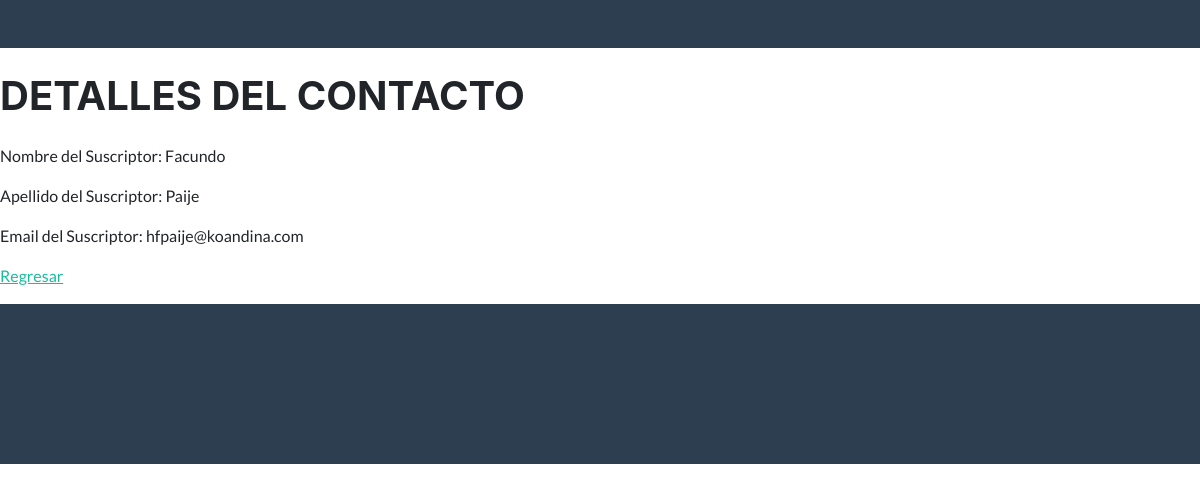
Page /blog/1/ on the committed database.
### blog/models.py (models this page shows, shortened)
class Suscriptor(models.Model):
    nombre = models.CharField(max_length=40, null=False)
    apellido = models.CharField(max_length=40, null=False)
    email = models.EmailField(unique=True, null=False)

### blog/views.py (the view)
# urls.py: path('<int:pk>/', Detalle_suscriptor.as_view(), name='Detail'),
class Detalle_suscriptor(DetailView):
    model = Suscriptor
    template_name = "blog/suscriptor_detalle.html"

### templates/blog/suscriptor_detalle.html (shortened to what this page needs)
{% load static %}
<!DOCTYPE html>
<html lang="en">
<head>
        <link href="" rel="stylesheet" type="text/css" />
        <link href="{% static 'blog/css/styles.css' %}" rel="stylesheet" />
        <br>
        <br>
        <br>
        <h1 class="masthead-heading text-uppercase mb-0">Detalles del Contacto</h1>
</head>
<body id="page-top">
    <nav class="navbar navbar-expand-lg bg-secondary text-uppercase fixed-top" id="mainNav">
    </nav>
            <br>
                <p>Nombre del Suscriptor: {{suscriptor.nombre}}</p>
                <p>Apellido del Suscriptor: {{suscriptor.apellido}}</p>
                <p>Email del Suscriptor: {{suscriptor.email}}</p>
                <p>
                    <a href="{% url 'List' %}">Regresar</a>
                </p>
    <section>
        <footer class="footer text-center">
        </footer>
    </section>
</body>
</html>

### rows in the picture
Suscriptor: nombre "Facundo", apellido "Paije", email "hfpaije@koandina.com"
